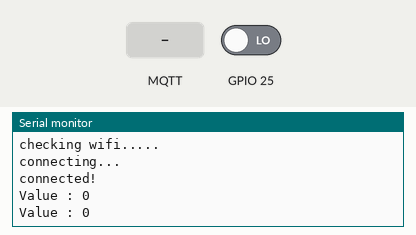
Simulated run of this sketch. Board: ESP32. On the bench: the last lines printed to the serial monitor. The inputs (shaded band) are chosen by the test bench; at power-on: GPIO 25 LOW. WiFi joins after 1.5 s; servers stay silent unless stated; no MQTT or app messages arrive unless stated.

Above: at 3.2 s.
3.3 s: MQTT message "1" arrives on the first subscribed topic
At 3.9 s:
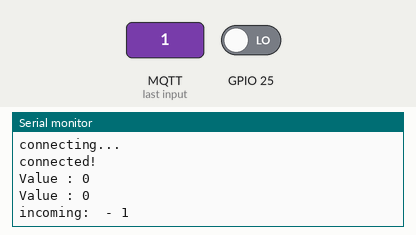
4.8 s: MQTT message "on" arrives on the first subscribed topic
At 5.0 s:
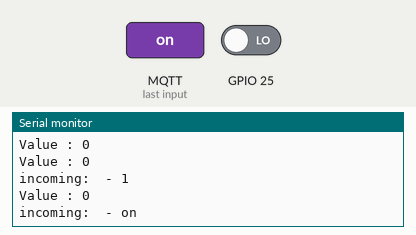
6.3 s: MQTT message "off" arrives on the first subscribed topic
At 7.0 s:
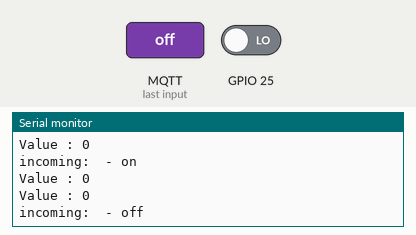
7.8 s: GPIO 25 driven HIGH
At 8.9 s:
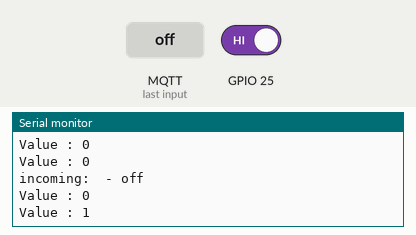

The sketch:

OpenRemoteEsp.ino
```cpp
#include <WiFiClientSecure.h>
#include <MQTT.h>

const char ssid[] = "";
const char pass[] = "";
const char* mqtt_server = "";
const char *subscribeTopic = "";
const char *publicTopic = "";
const char* username = "master:mqttuser";
const char* mqttpass = "";
const char* clientID = "client123";

WiFiClientSecure net;
MQTTClient client;

unsigned long lastMillis = 0;

void connect() {
  Serial.print("checking wifi...");
  while (WiFi.status() != WL_CONNECTED) {
    Serial.print(".");
    delay(1000);
  }
  Serial.print("\nconnecting...");
  net.setInsecure();
  while (!client.connect(clientID, username, mqttpass)) {
    Serial.print(".");
    delay(1000);
  }
  Serial.println("\nconnected!");
  client.subscribe(subscribeTopic);
}

void messageReceived(String &topic, String &payload) {
  Serial.println("incoming: " + topic + " - " + payload);
}

void setup() {
  Serial.begin(115200);
  WiFi.begin(ssid, pass);
  client.begin(mqtt_server, 8883, net);
  client.onMessage(messageReceived);
  pinMode(25, INPUT);
  connect();
}

void loop() {
  client.loop();
  delay(10);  // <- fixes some issues with WiFi stability

  if (!client.connected()) {
    connect();
  }
  if (millis() - lastMillis > 1000) {
    lastMillis = millis();
    int value = digitalRead(25);
    String valueStr = String(value);
    Serial.print("Value : "); Serial.println(value);
    client.publish(publicTopic, valueStr.c_str());
  }
}
```

Measured:
- after the input at 3.3 s, the serial monitor: prints a new line at once (image 1)
- after the input at 4.8 s, the serial monitor: prints a new line at once (image 2)
- after the input at 6.3 s, the serial monitor: prints a new line at once (image 3)
- after the input at 7.8 s, the serial monitor: prints a new line after 0.31 s (image 4)
